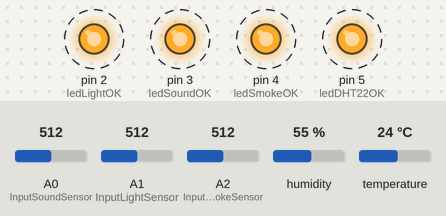
Recording of a sketch running on a simulated Arduino Uno, built with avr-gcc and run on an emulated ATmega328P. On the bench: output pins drawn as LEDs (lit = HIGH). Dashed ring = blinking. The test bench sets the inputs (shaded band); at power-on: A2 (InputSmokeSensor) = 512, A0 (InputSoundSensor) = 512, A1 (InputLightSensor) = 512, humidity 55 %, temperature 24 °C. What the sketch prints to the serial monitor is not drawn.

Above: at 3.9 s.
4.0 s: A2 (InputSmokeSensor) set to 992
8.8 s: A2 (InputSmokeSensor) set to 716
Timing chart, 0 to 18.3 s (numbered marks = the images above; inputs shaded):
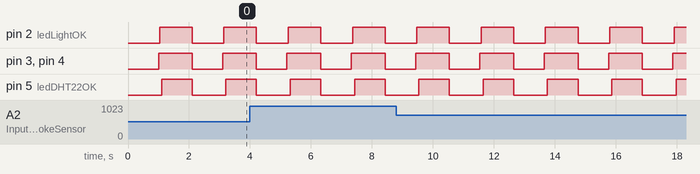

The sketch:

stazionemeteo.ino
```cpp
#include "DHT.h"
#include <math.h>

#define DHTPIN 8     // what pin we're connected to
#define DHTTYPE DHT22   // DHT 22  (AM2302)

#define InputSoundSensor A0
#define InputLightSensor A1
#define InputSmokeSensor A2

//VARIABLES
float Ro = 12000.0;    // this has to be tuned 12K Ohm
int sensorPin = 0;  // select the input pin for the sensor
int val = 0;        // variable to store the value coming from the sensor
float Vrl = 0.0;
float Rs = 0.0;
float ratio = 0.0;

//LED
int ledLightOK = 2;
int ledSoundOK = 3;
int ledSmokeOK = 4;
int ledDHT22OK = 5;


DHT dht(DHTPIN, DHTTYPE);

void setup(void)
{
  Serial.begin(9600);
  dht.begin();
  pinMode(ledLightOK, OUTPUT);
  pinMode(ledSoundOK, OUTPUT);
  pinMode(ledSmokeOK, OUTPUT);
  pinMode(ledDHT22OK, OUTPUT);
}

void loop(void){
  resetLed();
  delay(1000);


  Serial.println("---SOUND SENSOR---\n");
  readSoundSensor();
  Serial.println();

  Serial.println("---LIGHT SENSOR---\n");
  readLightSensor();
  Serial.println();

  Serial.println("---SMOKE SENSOR---\n");
  readSmokeSensor();
  Serial.println();

  Serial.println("---DHT22 SENSOR---\n");
  readDHT22Sensor();
  Serial.println();

  delay(1000);
}

void readSmokeSensor(){
  val = analogRead(InputSmokeSensor);     // read the value from the analog sensor

  Vrl = val * ( 5.00 / 1024.0  );      // V
  Rs = 20000 * ( 5.00 - Vrl) / Vrl ;   // Ohm
  ratio =  Rs/Ro;

  //Serial.print ( "Vrl / Rs / ratio:");
  //Serial.print (Vrl);
  //Serial.print(" ");
  //Serial.print (Rs);
  //Serial.print(" ");
  //Serial.println(ratio);
  Serial.print ( "CO ppm :");
  Serial.println(get_CO(ratio));
  blinkLed(2);
}

void readSoundSensor(){
   int value = analogRead(InputSoundSensor); // Inserisco il valore della lettura dell'input analogico sull'intero ValoreSensore
   int sound = 16.801 * log(value) + 9.872;
   Serial.print(sound); // Scrivo sullo schermo il valore del sensore in numeri decimali
   Serial.println(" dB");
   blinkLed(3);
}

void readLightSensor(){
   int luce = analogRead(InputLightSensor); // Inserisco il valore della lettura dell'input analogico sull'intero ValoreSensore
   luce = (5.0* luce * 200.0) / 1024.0;
   Serial.print(luce); // Scrivo sullo schermo il valore del sensore in numeri decimali
   Serial.println(" Lux");
   blinkLed(4);
}

void readDHT22Sensor(){
  // Reading temperature or humidity takes about 250 milliseconds!
  // Sensor readings may also be up to 2 seconds 'old' (its a very slow sensor)
  float h = dht.readHumidity();
  float t = dht.readTemperature();

  // check if returns are valid, if they are NaN (not a number) then something went wrong!
  if (isnan(t) || isnan(h)) {
    Serial.println("Failed to read from DHT");
  } else {
    Serial.print("Humidity: ");
    Serial.print(h);
    Serial.print(" %\t");
    Serial.print("Temperature: ");
    Serial.print(t);
    Serial.println(" *C");
    blinkLed(5);
  }
}

// get CO ppm
float get_CO (float ratio){
  float ppm = 0.0;
  ppm = 37143 * pow (ratio, -3.178);
return ppm;
}

void blinkLed(int LED){
    digitalWrite(LED, HIGH);   // turn the LED on (HIGH is the voltage level)
}

void resetLed(){
    digitalWrite(2, LOW);    // turn the LED off by making the voltage LOW
    digitalWrite(3, LOW);    // turn the LED off by making the voltage LOW
    digitalWrite(4, LOW);    // turn the LED off by making the voltage LOW
    digitalWrite(5, LOW);    // turn the LED off by making the voltage LOW
}
```

Measured:
- by itself, pin 2 (ledLightOK), pin 3 (ledSoundOK), pin 4 (ledSmokeOK): alternates HIGH for 1.1 s and LOW for 1.0 s
- by itself, pin 5 (ledDHT22OK): alternates HIGH for 1.0 s and LOW for 1.1 s
